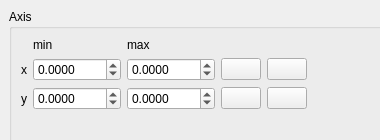
<?xml version="1.0" encoding="UTF-8"?>
<ui version="4.0">
 <class>wAxisCtrl</class>
 <widget class="QWidget" name="wAxisCtrl">
  <property name="geometry">
   <rect>
    <x>0</x>
    <y>0</y>
    <width>380</width>
    <height>140</height>
   </rect>
  </property>
  <property name="minimumSize">
   <size>
    <width>380</width>
    <height>140</height>
   </size>
  </property>
  <property name="windowTitle">
   <string>Form</string>
  </property>
  <widget class="QWidget" name="verticalLayoutWidget">
   <property name="geometry">
    <rect>
     <x>9</x>
     <y>9</y>
     <width>416</width>
     <height>150</height>
    </rect>
   </property>
   <layout class="QVBoxLayout" name="verticalLayout_2">
    <item>
     <widget class="QGroupBox" name="groupBox">
      <property name="title">
       <string>Axis</string>
      </property>
      <layout class="QFormLayout" name="formLayout">
       <item row="0" column="0">
        <layout class="QGridLayout" name="gridLayout">
         <item row="1" column="1">
          <widget class="QDoubleSpinBox" name="xMin">
           <property name="decimals">
            <number>4</number>
           </property>
           <property name="minimum">
            <double>-9999.000000000000000</double>
           </property>
           <property name="maximum">
            <double>9999.000000000000000</double>
           </property>
           <property name="singleStep">
            <double>0.100000000000000</double>
           </property>
          </widget>
         </item>
         <item row="1" column="0">
          <widget class="QLabel" name="label_2">
           <property name="text">
            <string>x</string>
           </property>
          </widget>
         </item>
         <item row="2" column="1">
          <widget class="QDoubleSpinBox" name="yMin">
           <property name="decimals">
            <number>4</number>
           </property>
           <property name="minimum">
            <double>-9999.000000000000000</double>
           </property>
           <property name="maximum">
            <double>9999.000000000000000</double>
           </property>
           <property name="singleStep">
            <double>0.100000000000000</double>
           </property>
          </widget>
         </item>
         <item row="2" column="2">
          <widget class="QDoubleSpinBox" name="yMax">
           <property name="decimals">
            <number>4</number>
           </property>
           <property name="minimum">
            <double>-9999.000000000000000</double>
           </property>
           <property name="maximum">
            <double>9999.000000000000000</double>
           </property>
           <property name="singleStep">
            <double>0.100000000000000</double>
           </property>
          </widget>
         </item>
         <item row="0" column="1">
          <widget class="QLabel" name="label_3">
           <property name="text">
            <string>min</string>
           </property>
          </widget>
         </item>
         <item row="1" column="2">
          <widget class="QDoubleSpinBox" name="xMax">
           <property name="decimals">
            <number>4</number>
           </property>
           <property name="minimum">
            <double>-9999.000000000000000</double>
           </property>
           <property name="maximum">
            <double>9999.000000000000000</double>
           </property>
           <property name="singleStep">
            <double>0.100000000000000</double>
           </property>
          </widget>
         </item>
         <item row="0" column="2">
          <widget class="QLabel" name="label_4">
           <property name="text">
            <string>max</string>
           </property>
          </widget>
         </item>
         <item row="1" column="3">
          <widget class="QPushButton" name="maximizeX">
           <property name="text">
            <string/>
           </property>
           <property name="icon">
            <iconset resource="../../resource.qrc">
             <normaloff>:/png/maxX.png</normaloff>:/png/maxX.png</iconset>
           </property>
           <property name="iconSize">
            <size>
             <width>16</width>
             <height>16</height>
            </size>
           </property>
          </widget>
         </item>
         <item row="2" column="0">
          <widget class="QLabel" name="label">
           <property name="text">
            <string>y</string>
           </property>
          </widget>
         </item>
         <item row="2" column="3">
          <widget class="QPushButton" name="maximizeY">
           <property name="text">
            <string/>
           </property>
           <property name="icon">
            <iconset resource="../../resource.qrc">
             <normaloff>:/png/maxY.png</normaloff>:/png/maxY.png</iconset>
           </property>
           <property name="iconSize">
            <size>
             <width>16</width>
             <height>16</height>
            </size>
           </property>
          </widget>
         </item>
         <item row="1" column="4">
          <widget class="QPushButton" name="zoomX">
           <property name="text">
            <string/>
           </property>
           <property name="icon">
            <iconset resource="../../resource.qrc">
             <normaloff>:/png/zoomicons.png</normaloff>:/png/zoomicons.png</iconset>
           </property>
           <property name="iconSize">
            <size>
             <width>16</width>
             <height>16</height>
            </size>
           </property>
           <property name="checkable">
            <bool>true</bool>
           </property>
          </widget>
         </item>
         <item row="2" column="4">
          <widget class="QPushButton" name="zoomY">
           <property name="text">
            <string/>
           </property>
           <property name="icon">
            <iconset resource="../../resource.qrc">
             <normaloff>:/png/zoomicons.png</normaloff>:/png/zoomicons.png</iconset>
           </property>
           <property name="iconSize">
            <size>
             <width>16</width>
             <height>16</height>
            </size>
           </property>
           <property name="checkable">
            <bool>true</bool>
           </property>
          </widget>
         </item>
        </layout>
       </item>
      </layout>
     </widget>
    </item>
   </layout>
  </widget>
 </widget>
 <resources>
  <include location="../../resource.qrc"/>
 </resources>
 <connections/>
</ui>
